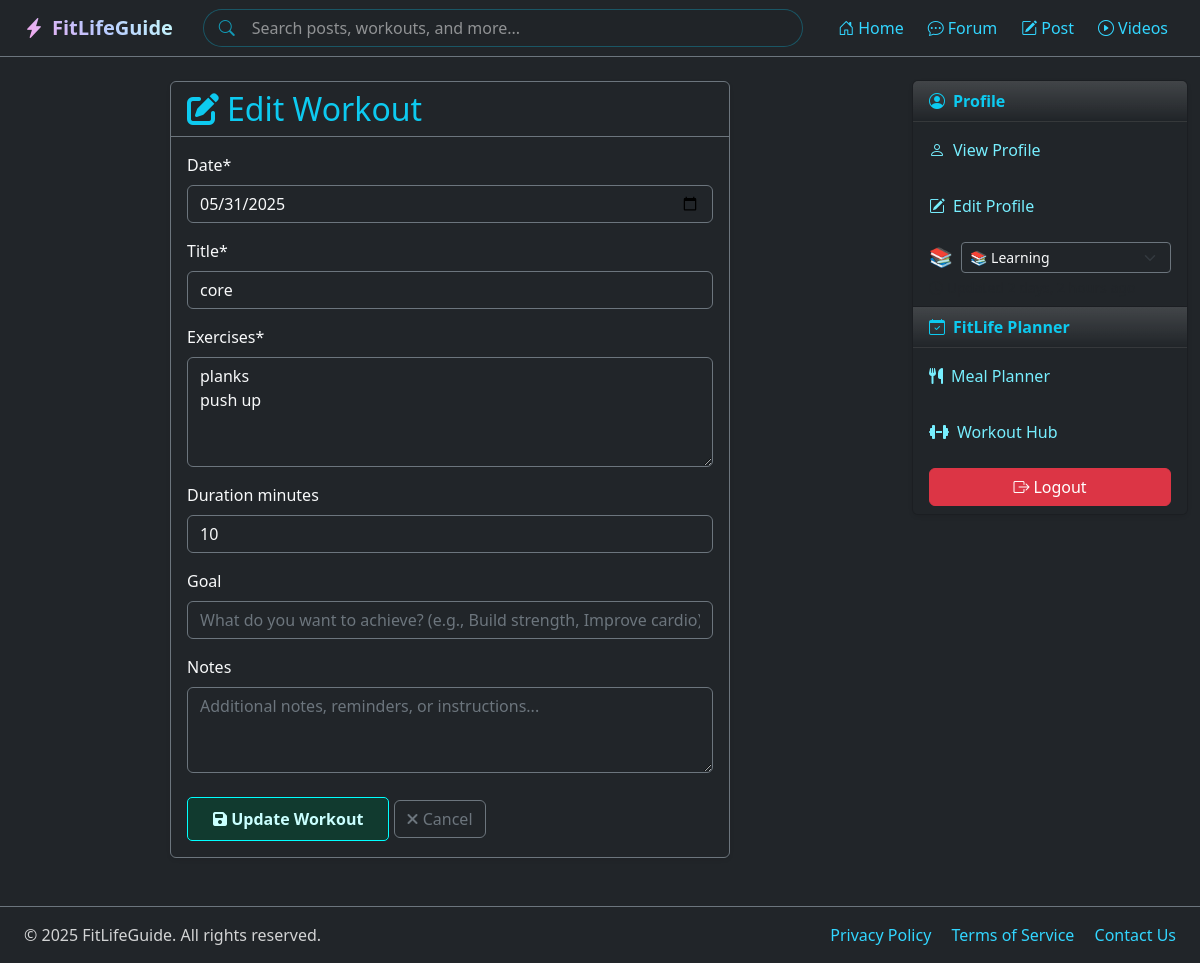
Page /edit-workout/3/ (signed in) on the committed database.
### tools/models.py (models this page shows, shortened)
class WorkoutPlanner(models.Model):
    STATUS_CHOICES = [
        ('planned', 'Planned'),
        ('completed', 'Completed'),
        ('missed', 'Missed'),
    ]
    user = models.ForeignKey(User, on_delete=models.CASCADE, related_name='workouts')
    workout_plan = models.ForeignKey(WorkoutPlan, on_delete=models.CASCADE, related_name='entries')
    date = models.DateField()
    week_start = models.DateField(help_text="Start of the week")
    day_of_week = models.CharField(max_length=3, choices=WeekDay.choices)
    title = models.CharField(max_length=200)
    exercises = models.TextField()
    duration_minutes = models.PositiveIntegerField(null=True, blank=True)
    goal = models.CharField(max_length=100, blank=True)
    status = models.CharField(max_length=10, choices=STATUS_CHOICES, default='planned')
    notes = models.TextField(blank=True)
    class Meta:
        ordering = ['-date']

### users/models.py (models this page shows, shortened)
class Profile(models.Model):
    STATUS_CHOICES = [
        ('💪', 'Working Out'),
        ('🏃', 'Running'),
        ('🧘', 'Meditating'),
        ('🥗', 'Eating Healthy'),
        ('😴', 'Resting'),
        ('🎯', 'Focused'),
        ('🌟', 'Feeling Great'),
        ('🔋', 'Low Energy'),
        ('🎮', 'Taking a Break'),
        ('📚', 'Learning'),
    ]
    user = models.OneToOneField(User, on_delete=models.CASCADE)
    location = models.CharField(max_length=100, blank=True)
    bio = models.TextField(max_length=500, blank=True)
    birth_date = models.DateField(null=True, blank=True)
    avatar = models.ImageField(upload_to='profile_pics', default='profile_pics/default-avatar.png')
    cover_image = models.ImageField(upload_to='cover_pics', default='cover_pics/default-cover.jpg')
    status = models.CharField(max_length=2, choices=STATUS_CHOICES, default='🌟')
    status_updated_at = models.DateTimeField(auto_now=True)

### tools/views.py (the view)
# urls.py: path('edit-workout/<int:workout_id>/', views.edit_workout, name='edit_workout'),
@login_required
def edit_workout(request, workout_id):
    workout = get_object_or_404(WorkoutPlanner, id=workout_id, user=request.user)
    if request.method == 'POST':
        form = WorkoutPlanForm(request.POST, instance=workout)
        if form.is_valid():
            workout = form.save(commit=False)
            workout_date = form.cleaned_data['date']
            workout.week_start = workout_date - timedelta(days=workout_date.weekday())
            workout.day_of_week = WeekDay.choices[workout_date.weekday()][0]
            workout.save()
            messages.success(request, 'Workout updated successfully!')
            return redirect('tools:workout_hub')
    else:
        form = WorkoutPlanForm(instance=workout)
    return render(request, 'tools/edit_workout.html', {
        'form': form,
        'workout': workout
    })

### tools/templates/tools/edit_workout.html (shortened to what this page needs)
{% extends 'mainpage/base.html' %}
{% load static %}
{% load crispy_forms_tags %}
{% block content %}
<div class="container py-4">
    <div class="row justify-content-center">
        <div class="col-md-8">
            <div class="card bg-dark border-secondary text-light shadow-sm">
                <div class="card-header bg-transparent border-secondary">
                    <h2 class="card-title mb-0 text-info">
                        <i class="fas fa-edit me-2"></i>Edit Workout
                    </h2>
                </div>
                <div class="card-body">
                    <form method="post">
                        {{ form|crispy }}
                        <div class="mt-4">
                            <button type="submit" class="btn btn-cyan">
                                <i class="fas fa-save"></i> Update Workout
                            </button>
                            <a href="{% url 'tools:workout_hub' %}" class="btn btn-outline-secondary">
                                <i class="fas fa-times"></i> Cancel
                            </a>
                        </div>
                    </form>
                </div>
            </div>
        </div>
    </div>
</div>
{% endblock %}

### mainpage/templates/mainpage/base.html (shortened to what this page needs)
{% load static %}
<!DOCTYPE html>
<html lang="en">
<head>
    <link href="https://cdn.jsdelivr.net/npm/bootstrap@5.3.3/dist/css/bootstrap.min.css" rel="stylesheet">
    <link href="https://cdn.jsdelivr.net/npm/bootstrap-icons@1.10.5/font/bootstrap-icons.css" rel="stylesheet">
    <link rel="stylesheet" href="{% static 'mainpage/styles.css' %}">
</head>
<body class="bg-dark text-light d-flex flex-column min-vh-100">
    <nav class="navbar navbar-expand-lg navbar-dark bg-dark sticky-top border-bottom border-secondary">
        <div class="container-fluid px-4">
            <a class="navbar-brand grad fw-bold" href="{% url 'home' %}">
                <i class="bi bi-lightning-charge-fill me-2"></i>FitLifeGuide
            </a>
            <div class="collapse navbar-collapse" id="navbarNav">
                {% if user.is_authenticated %}
                <form class="d-flex mx-auto search-form my-2 my-lg-0" role="search" method="get" action="{% url 'home' %}">
                    <div class="input-group search-group">
                        <div class="position-relative w-100">
                            <i class="bi bi-search position-absolute search-icon"></i>
                            <input type="search"
                                   class="form-control search-input rounded-pill border-cyan ps-5"
                                   placeholder="Search posts, workouts, and more..."
                                   name="q"
                                   aria-label="Search"
                                   autocomplete="off">
                        </div>
                    </div>
                </form>
                {% endif %}
                <ul class="navbar-nav ms-auto align-items-center gap-2">
                    <li class="nav-item {% if not user.is_authenticated %}text-center{% endif %}">
                        <a class="nav-link text-cyan d-inline-block" href="{% url 'home' %}">
                            <i class="bi bi-house-door me-1"></i>Home
                        </a>
                    </li>
                    {% if user.is_authenticated %}
                    <li class="nav-item d-lg-inline-block text-center">
                        <a class="nav-link text-cyan d-inline-block" href="{% url 'forum_list' %}">
                            <i class="bi bi-chat-dots me-1"></i>Forum
                        </a>
                    </li>
                    <li class="nav-item d-lg-inline-block text-center">
                        <a class="nav-link text-cyan d-inline-block" href="{% url 'posts' %}">
                            <i class="bi bi-pencil-square me-1"></i>Post
                        </a>
                    </li>
                    <li class="nav-item d-lg-inline-block text-center">
                        <a class="nav-link text-cyan d-inline-block" href="{% url 'videos' %}">
                            <i class="bi bi-play-circle me-1"></i>Videos
                        </a>
                    </li>
                    {% endif %}
                </ul>
            </div>
        </div>
    </nav>
    <div class="container-fluid flex-grow-1  pb-4">
        <div class="row">
            <div class="{% if user.is_authenticated %}col-lg-9 col-md-8{% else %}col-12{% endif %}">
                {% block content %}{% endblock %}
            </div>
            {% if user.is_authenticated %}
            <aside class="col-lg-3 col-md-4 d-none d-lg-block">
                {% block sidebar %}
                <div class="card bg-dark text-light shadow-sm sticky-top" style="top: 80px;">
                    <div class="card-header bg-gradient text-info fw-bold">
                        <i class="bi bi-person-circle me-2"></i>Profile
                    </div>
                    <ul class="list-group list-group-flush">
                        <li class="list-group-item bg-dark border-secondary">
                            <a href="{% url 'profile' %}" class="text-decoration-none text-aqua d-block py-2">
                                <i class="bi bi-person me-2"></i>View Profile
                            </a>
                        </li>
                        <li class="list-group-item bg-dark border-secondary">
                            <a href="{% url 'edit_profile' %}" class="text-decoration-none text-aqua d-block py-2">
                                <i class="bi bi-pencil-square me-2"></i>Edit Profile
                            </a>
                        </li>
                        <li class="list-group-item bg-dark border-secondary">
                            <div class="d-flex align-items-center">
                                <span class="current-status me-2" style="font-size: 1.2em;">{{ user.profile.status }}</span>
                                <select id="statusUpdate" class="form-select form-select-sm bg-dark text-light border-secondary" style="font-family: system-ui;">
                                    {% for emoji, text in user.profile.STATUS_CHOICES %}
                                    <option value="{{ emoji }}" {% if user.profile.status == emoji %}selected{% endif %}>
                                        {{ emoji }} {{ text }}
                                    </option>
                                    {% endfor %}
                                </select>
                            </div>
                            <small class="text-muted d-block mt-1">
                                <i class="bi bi-clock me-1"></i>Updated {{ user.profile.status_updated_at|timesince }} ago
                            </small>
                        </li>
                    </ul>
                    <div class="card-header bg-gradient text-info fw-bold">
                        <i class="bi bi-calendar-check me-2"></i>FitLife Planner
                    </div>
                    <ul class="list-group list-group-flush">
                        <li class="list-group-item bg-dark border-secondary">
                            <a href="{% url 'tools:meal_planner' %}" class="text-decoration-none text-aqua d-block py-2">
                                <i class="fa-solid fa-utensils me-2"></i>Meal Planner
                            </a>
                        </li>
                        <li class="list-group-item bg-dark border-secondary">
                            <a href="{% url 'tools:workout_hub' %}" class="text-decoration-none text-aqua d-block py-2">
                                <i class="fa-solid fa-dumbbell me-2"></i>Workout Hub
                            </a>
                        </li>
                        <li class="list-group-item bg-dark border-secondary">
                            <form action="{% url 'logout' %}" method="post" class="m-0 p-0">
                                <button type="submit" class="btn btn-danger w-100">
                                    <i class="bi bi-box-arrow-right me-1"></i>Logout
                                </button>
                            </form>
                        </li>
                    </ul>
                </div>
                {% endblock %}
            </aside>
            {% endif %}
        </div>
    </div>
    <footer class="mt-auto py-3 bg-dark border-top border-secondary">
        <div class="container-fluid px-4">
            <div class="row align-items-center">
                <div class="col-md-6 text-center text-md-start">
                    <span class="text-light-emphasis">&copy; {% now "Y" %} FitLifeGuide. All rights reserved.</span>
                </div>
                <div class="col-md-6 text-center text-md-end mt-3 mt-md-0">
                    <a href="#" class="text-cyan text-decoration-none me-3 hover-bright">Privacy Policy</a>
                    <a href="#" class="text-cyan text-decoration-none me-3 hover-bright">Terms of Service</a>
                    <a href="#" class="text-cyan text-decoration-none hover-bright">Contact Us</a>
                </div>
            </div>
        </div>
    </footer>
</body>
</html>

### mainpage/static/mainpage/styles.css (style rules this page uses)
.grad { background: -webkit-linear-gradient(45deg,#fda3ea,#b8c9ff,#c6fffa); background-clip: text; -webkit-text-fill-color: transparent; }
.btn-cyan { color: rgb(202, 255, 255); font-weight: bold; background-color: #06493593; border-radius: 5px; border: 1px solid cyan; cursor: pointer; padding: 9px 25px; }
.border-cyan { border: 1px solid cyan; }
.list-group-item { border: none; }
.bg-transparent { background-color: transparent; }
.text-cyan { color:#32d6ff; }
.text-aqua { color:#77efff; }

### tools/templates/tools/edit_workout.html (style rules this page uses)
.form-control, .form-select { background-color: #1a1a1a; border-color: #2d2d2d; color: #fff; }
.form-control::placeholder { color: #6c757d; }

### mainpage/templates/mainpage/base.html (style rules this page uses)
.text-light-emphasis { color: rgba(255, 255, 255, 0.8) !important; }
.search-form { width: 100%; max-width: 300px; }
@media (min-width: 768px) { .search-form { max-width: 400px; } }
@media (min-width: 992px) { .search-form { max-width: 500px; } }
@media (min-width: 1200px) { .search-form { max-width: 600px; } }
.search-group { transition: all 0.3s ease; width: 100%; }
.search-input { background-color: rgba(33, 37, 41, 0.8) !important; color: #fff !important; border: 1px solid rgba(13, 202, 240, 0.3) !important; transition: all 0.3s ease; padding-right: 2.5rem; }
.search-input::placeholder { color: rgba(255, 255, 255, 0.5); }
.search-icon { color: rgba(13, 202, 240, 0.7); top: 50%; transform: translateY(-50%); left: 1rem; z-index: 4; pointer-events: none; transition: all 0.3s ease; }

### rows in the picture
WorkoutPlanner: date "05/31/2025", title "core", exercises "planks push up", duration_minutes "10"

### other values in the picture
{{ user.profile.status }} "📚"
